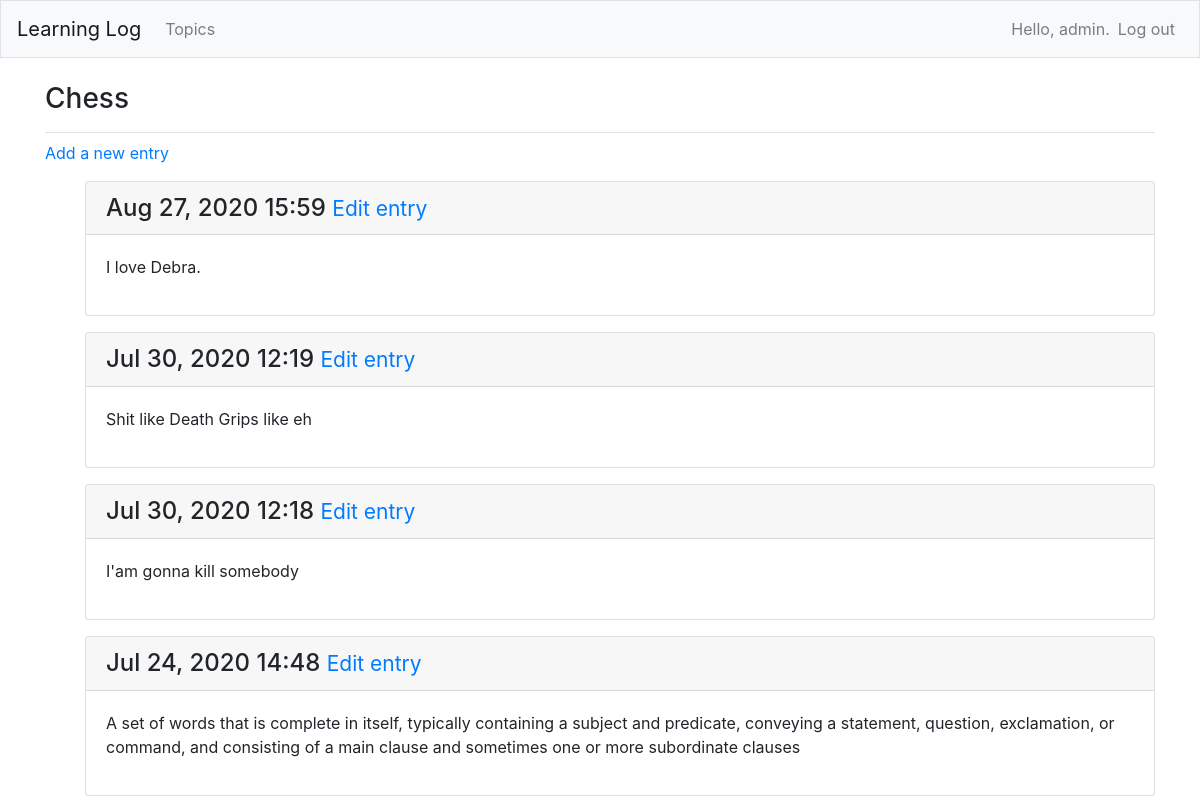
The page /topics/1/ (signed in) on the database as committed earlier.
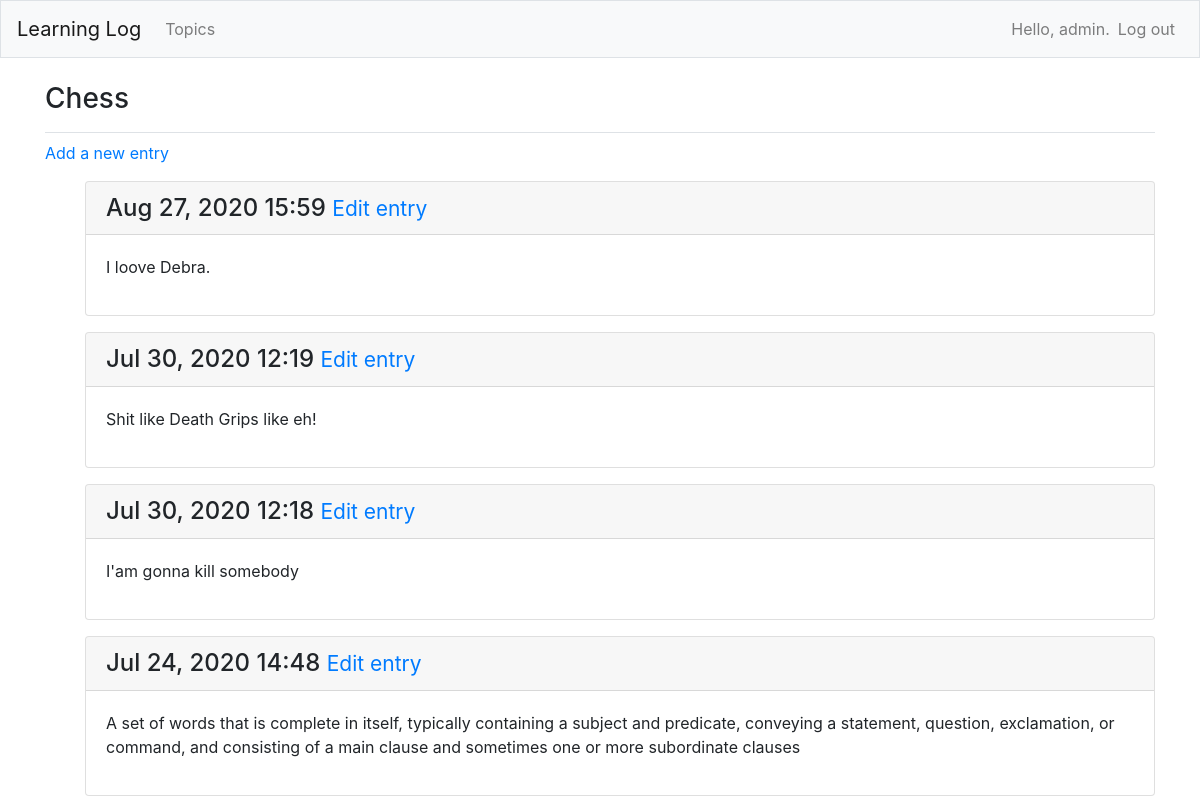
The same page on the database as committed later.
### learning_logs/models.py (models this page shows, shortened)
class Entry(models.Model):
    topic = models.ForeignKey(Topic, on_delete=models.CASCADE)
    text = models.TextField()
    date_added = models.DateTimeField(auto_now_add=True)
    class Meta:
        verbose_name_plural = 'entries'

### learning_logs/views.py (the view)
# urls.py: path('topics/<int:topic_id>/', views.topic, name='topic'),
@login_required
def topic(request, topic_id):
    topic = Topic.objects.get(id=topic_id)
    if topic.owner != request.user:
        raise Http404
    entries = topic.entry_set.order_by('-date_added')
    context = {'topic': topic, 'entries': entries}
    return render(request, 'learning_logs/topic.html', context)

### learning_logs/models.py (called while the page is built)
    def __str__(self):
        return self.text

### learning_logs/templates/learning_logs/topic.html
{% extends 'learning_logs/base.html' %}
{% block page_header %}
<h3>{{ topic }}</h3>
{% endblock page_header %}
{% block content %}
<p><a href="{% url 'learning_logs:new_entry' topic.id %}">Add a new entry</a></p>
<ul>
    {% for entry in entries %}
    <div class="card mb-3">
        <h4 class="card-header">
            {{ entry.date_added|date:'M d, Y H:i' }}
            <small><a href="{% url 'learning_logs:edit_entry' entry.id %}">Edit entry</a></small>
        </h4>
        <div class="card-body">
            {{ entry.text|linebreaks }}
        </div>
    </div>
    {% empty %}
    <p>There no entries of this topic yet.</p>
    {% endfor %}
</ul>
{% endblock content %}

Rows that differ between the two databases and show on the page:
changed Entry: text "I love Debra." → "I loove Debra."
changed Entry: text "Shit like Death Grips like eh" → "Shit like Death Grips like eh!"
